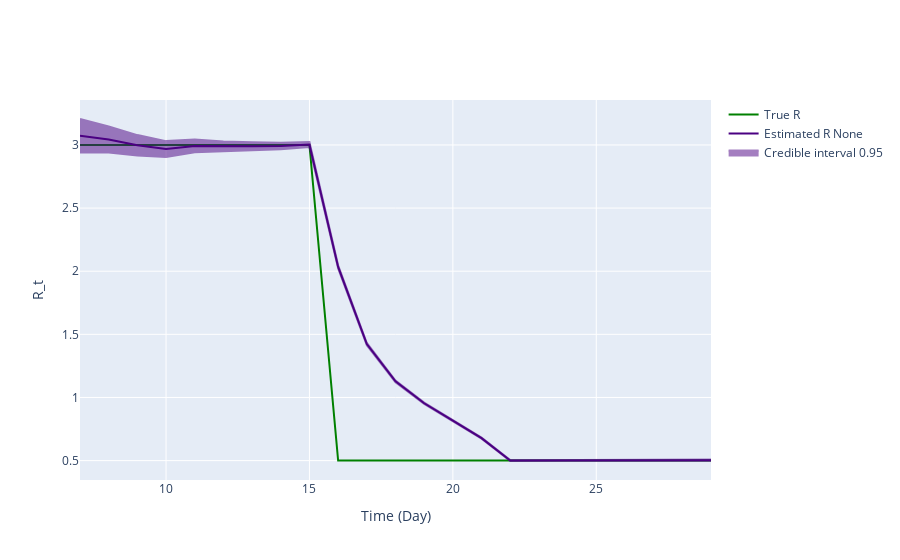

Write notebook code for a chart like this one.
### Code cell
fig = ReproductionNumberPlot()

fig.add_ground_truth_rt(ground_truth)
fig.add_interval_rt(interval2)

fig.update_labels(time_label='Time (Day)', r_label='R_t')

fig.show_figure()

### Figure 1 — Plotly figure (JSON) as saved in the notebook; plotly's stock layout.template omitted (floating-point values rounded to 4 significant figures)
{"data": [{"line": {"color": "green"}, "mode": "lines", "name": "True R", "type": "scatter", "x": [7, 8, 9, 10, 11, 12, 13, 14, 15, 16, 17, 18, 19, 20, 21, 22, 23, 24, 25, 26, 27, 28, 29], "y": [3, 3, 3, 3, 3, 3, 3, 3, 3, 0.5, 0.5, 0.5, 0.5, 0.5, 0.5, 0.5, 0.5, 0.5, 0.5, 0.5, 0.5, 0.5, 0.5]}, {"line": {"color": "indigo"}, "mode": "lines", "name": "Estimated R None", "type": "scatter", "x": [7, 8, 9, 10, 11, 12, 13, 14, 15, 16, 17, 18, 19, 20, 21, 22, 23, 24, 25, 26, 27, 28, 29], "y": [3.073, 3.044, 2.998, 2.967, 2.992, 2.988, 2.99, 2.992, 3.003, 2.034, 1.423, 1.128, 0.9542, 0.8169, 0.6775, 0.5002, 0.5012, 0.5025, 0.5023, 0.5049, 0.5056, 0.5046, 0.5035]}, {"fill": "toself", "fillcolor": "indigo", "line": {"color": "indigo"}, "mode": "lines", "name": "Credible interval 0.95", "opacity": 0.5, "showlegend": true, "type": "scatter", "x": [7, 8, 9, 10, 11, 12, 13, 14, 15, 16, 17, 18, 19, 20, 21, 22, 23, 24, 25, 26, 27, 28, 29, 29, 28, 27, 26, 25, 24, 23, 22, 21, 20, 19, 18, 17, 16, 15, 14, 13, 12, 11, 10, 9, 8, 7], "y": [3.206, 3.147, 3.078, 3.03, 3.043, 3.028, 3.022, 3.017, 3.023, 2.047, 1.432, 1.134, 0.9596, 0.8216, 0.6815, 0.5036, 0.5046, 0.506, 0.5059, 0.5087, 0.5095, 0.5087, 0.5078, 0.4993, 0.5005, 0.5016, 0.5011, 0.4987, 0.499, 0.4979, 0.4968, 0.6734, 0.8123, 0.9488, 1.121, 1.414, 2.021, 2.983, 2.967, 2.958, 2.948, 2.942, 2.904, 2.917, 2.941, 2.941]}], "layout": {"hovermode": "x unified", "xaxis": {"title": {"text": "Time (Day)"}}, "yaxis": {"title": {"text": "R_t"}}}}
